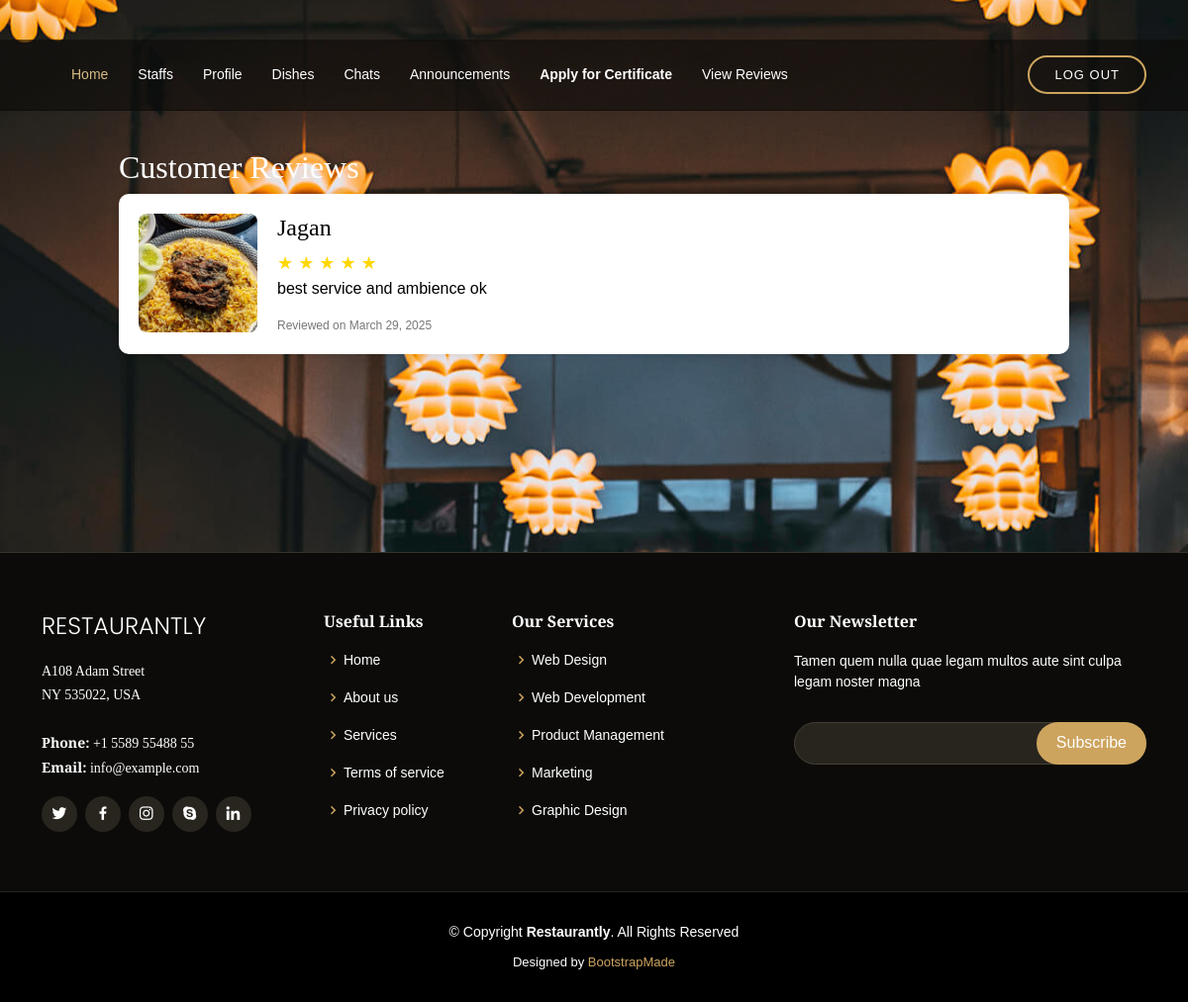
The page /restaurant_view_review (signed in) on the database its author committed.
### RestaurantApp/models.py (models this page shows)
class Reviews(models.Model):
    user_id=models.ForeignKey('Users',on_delete=models.CASCADE)
    restaurant_id=models.ForeignKey('Restaurants',on_delete=models.CASCADE)
    images=models.FileField(upload_to='image/',null=False)
    star=models.IntegerField(null=False,default=0)
    review=models.TextField()
    current_date=models.DateField(auto_now_add=True)

class Users(models.Model):
    name=models.CharField(max_length=100)
    contact=models.CharField(max_length=15)
    login_id=models.OneToOneField('Login',on_delete=models.CASCADE, related_name='users')

### RestaurantApp/views.py (the view)
# urls.py: path('restaurant_view_review',views.restaurant_view_review,name='restaurant_view_review'),
def restaurant_view_review(request):
    res_id = request.session.get('restaurant_id')
    if not res_id:
        return redirect('index')
    login=get_object_or_404(Login,id=res_id)
    restaurant=Restaurants.objects.get(login_id=login)
    print (login)
    if not res_id:
        return redirect('restaurant_login')  # or show error page
    reviews = Reviews.objects.filter(restaurant_id=restaurant).order_by('-id')  # latest first
    return render(request, 'restaurant_view_review.html', {'reviews': reviews})

### RestaurantApp/templates/restaurant_view_review.html (shortened to what this page needs)
{% extends 'home-pages/restaurant_header.html' %}
{% block content %}
<head>
</head>
<body>
    <div class="review-container">
        <h2>Customer Reviews</h2>
        {% for review in reviews %}
        <div class="review-card">
            <img src="/media/{{ review.images }}" class="review-image" alt="review image">
            <div class="review-details">
                <h4>{{ review.user_id.name }}</h4>
                <div class="stars">
                    {% for i in "12345" %}
                        {% if forloop.counter <= review.star %}
                            ★
                        {% else %}
                            ☆
                        {% endif %}
                    {% endfor %}
                </div>
                <p>{{ review.review }}</p>
                <div class="review-date">Reviewed on {{ review.current_date }}</div>
            </div>
        </div>
        {% empty %}
        <p>No reviews found.</p>
        {% endfor %}
    </div>
{% endblock %}

### RestaurantApp/static/users/assets/css/style.css (style rules this page uses)
body { font-family: "Open Sans", sans-serif; background: #0c0b09; color: #fff; }
h1, h2, h3, h4, h5, h6 { font-family: "Playfair Display", serif; }

### RestaurantApp/templates/restaurant_view_review.html (style rules this page uses)
body { font-family: Arial, sans-serif; background-image: url(static/bg.jpg); background-position: center; margin-top: 150px; padding: 0; }
.review-container { width: 80%; margin: 0 auto; }
.review-card { background: white; border-radius: 10px; box-shadow: 0 0 10px rgba(0,0,0,0.1); padding: 20px; margin-bottom: 200px; display: flex; gap: 20px; color: black; }
.review-image { width: 120px; height: 120px; border-radius: 8px; object-fit: cover; }
.review-details { flex: 1; }
.stars { color: gold; font-size: 18px; }
.review-date { font-size: 12px; color: #777; }

### rows shown on the page
Reviews: images (picture), user_id.name "Jagan", star 5 (drawn), review "best service and ambience ok", current_date "March 29, 2025"
